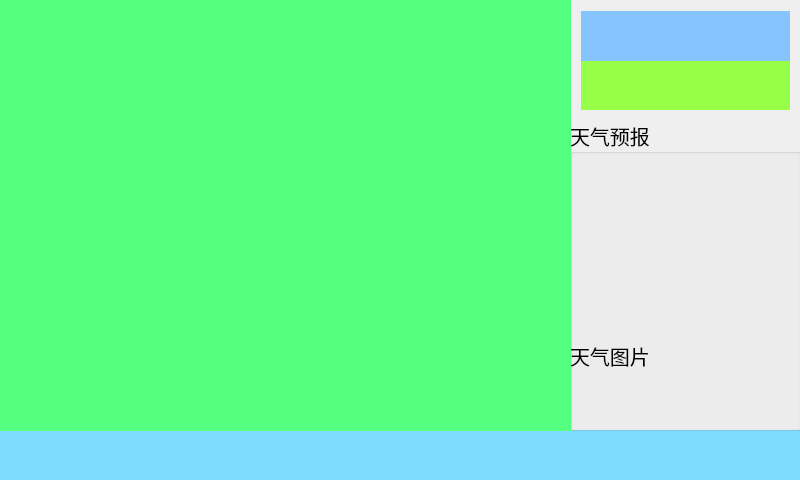
<?xml version="1.0" encoding="UTF-8"?>
<ui version="4.0">
 <class>MainWindow</class>
 <widget class="QMainWindow" name="MainWindow">
  <property name="geometry">
   <rect>
    <x>0</x>
    <y>0</y>
    <width>800</width>
    <height>480</height>
   </rect>
  </property>
  <property name="font">
   <font>
    <family>微软雅黑</family>
    <pointsize>15</pointsize>
   </font>
  </property>
  <property name="windowTitle">
   <string>广告投放系统</string>
  </property>
  <widget class="QWidget" name="centralWidget">
   <widget class="QLabel" name="ad_text_label">
    <property name="geometry">
     <rect>
      <x>0</x>
      <y>430</y>
      <width>801</width>
      <height>51</height>
     </rect>
    </property>
    <property name="font">
     <font>
      <pointsize>15</pointsize>
     </font>
    </property>
    <property name="styleSheet">
     <string notr="true">background-color: rgb(126, 221, 255);</string>
    </property>
    <property name="text">
     <string/>
    </property>
    <property name="alignment">
     <set>Qt::AlignLeading|Qt::AlignLeft|Qt::AlignVCenter</set>
    </property>
   </widget>
   <widget class="QLabel" name="ad_vediolabel">
    <property name="geometry">
     <rect>
      <x>0</x>
      <y>0</y>
      <width>571</width>
      <height>431</height>
     </rect>
    </property>
    <property name="styleSheet">
     <string notr="true">background-color: rgb(85, 255, 127);</string>
    </property>
    <property name="text">
     <string/>
    </property>
   </widget>
   <widget class="QGroupBox" name="weather_groupBox">
    <property name="geometry">
     <rect>
      <x>570</x>
      <y>120</y>
      <width>231</width>
      <height>311</height>
     </rect>
    </property>
    <property name="title">
     <string>天气预报</string>
    </property>
    <widget class="QWidget" name="verticalLayoutWidget">
     <property name="geometry">
      <rect>
       <x>0</x>
       <y>30</y>
       <width>231</width>
       <height>131</height>
      </rect>
     </property>
     <layout class="QVBoxLayout" name="verticalLayout">
      <property name="spacing">
       <number>0</number>
      </property>
      <item>
       <widget class="QLabel" name="address_label">
        <property name="text">
         <string/>
        </property>
       </widget>
      </item>
      <item>
       <widget class="QLabel" name="tempreaturelabel">
        <property name="text">
         <string/>
        </property>
       </widget>
      </item>
      <item>
       <widget class="QLabel" name="weather_label">
        <property name="text">
         <string/>
        </property>
       </widget>
      </item>
     </layout>
    </widget>
    <widget class="QLabel" name="label">
     <property name="geometry">
      <rect>
       <x>0</x>
       <y>160</y>
       <width>231</width>
       <height>151</height>
      </rect>
     </property>
     <property name="text">
      <string>天气图片</string>
     </property>
    </widget>
   </widget>
   <widget class="QWidget" name="verticalLayoutWidget_2">
    <property name="geometry">
     <rect>
      <x>570</x>
      <y>0</y>
      <width>231</width>
      <height>121</height>
     </rect>
    </property>
    <layout class="QVBoxLayout" name="verticalLayout_2">
     <property name="spacing">
      <number>0</number>
     </property>
     <item>
      <widget class="QLabel" name="date_label">
       <property name="font">
        <font>
         <pointsize>15</pointsize>
        </font>
       </property>
       <property name="styleSheet">
        <string notr="true">background-color: rgb(133, 196, 255);</string>
       </property>
       <property name="text">
        <string/>
       </property>
       <property name="alignment">
        <set>Qt::AlignCenter</set>
       </property>
      </widget>
     </item>
     <item>
      <widget class="QLabel" name="time_label">
       <property name="font">
        <font>
         <pointsize>15</pointsize>
        </font>
       </property>
       <property name="styleSheet">
        <string notr="true">background-color: rgb(152, 255, 73);</string>
       </property>
       <property name="text">
        <string/>
       </property>
       <property name="alignment">
        <set>Qt::AlignCenter</set>
       </property>
      </widget>
     </item>
    </layout>
   </widget>
  </widget>
 </widget>
 <layoutdefault spacing="6" margin="11"/>
 <resources/>
 <connections/>
</ui>
